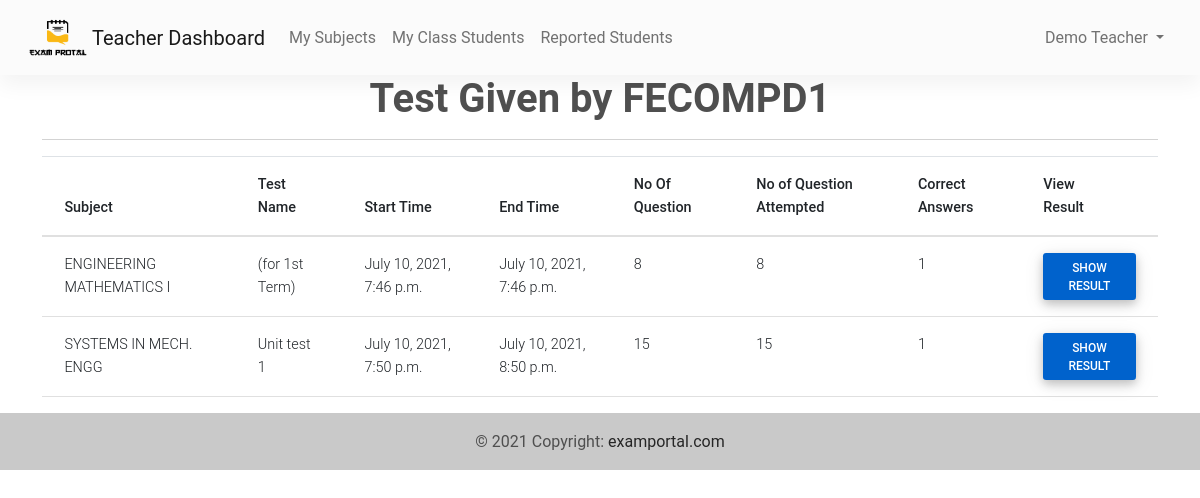
/teachers/student-all-test-detail/10/ (signed in), run on the app's committed database.
### students/models.py (models this page shows, shortened)
class User(AbstractUser):
    is_student = models.BooleanField(default=False)
    is_teacher = models.BooleanField(default=False)
    is_hod = models.BooleanField(default=False)

class Student(models.Model):
    user = models.OneToOneField(User, on_delete=models.CASCADE, primary_key=True)
    student_subjects = models.ManyToManyField(Subject,related_name='student_subjects')
    college_rollno =models.CharField(max_length=10,unique=True,help_text = "Only <b>Number </b>",error_messages={
                'unique':"This rollno has already been registered."})
    phone_number=models.CharField(max_length=20)
    verify=models.BooleanField(default=False)
    def get_all_given_test_details(self):
        return UserQuestionList.objects.filter(student=self.user,test__make_active=True)

class UserQuestionList(models.Model):
    student=models.ForeignKey(User,on_delete=models.CASCADE,default=False,null=True)
    test= models.ForeignKey(Test,on_delete=models.SET_NULL,blank=True,null=True)
    start_time=models.DateTimeField()
    submit_time=models.DateTimeField(null=True,blank=True)
    end_time=models.DateTimeField(null=True)
    test_question=models.TextField(max_length=2000)
    def question_attempted(self):
        question_attempted_count=StudentAnswer.objects.filter(student=self.student,test=self.test
                                    ).exclude(student_option=None).count()
        return question_attempted_count
    def number_of_correct_answers(self):
        all_question_attempted=StudentAnswer.objects.filter(student=self.student,test=self.test
                                    ).exclude(student_option=None)
        correct_answer=0
        for student_answer in all_question_attempted:
            if student_answer.student_option==student_answer.question.correct_option:
                correct_answer+=1
        return correct_answer

class Test(models.Model):
    teacher=models.ForeignKey(User,on_delete=models.CASCADE,default=False,null=True)
    test_title =models.CharField(max_length=300,help_text = "Title For Your test <b>Not Subject Name</b>")
    exam_start_time=models.DateTimeField(help_text = " <em> YYYY-MM-DD HH-MM-SS (in 24hrs)</em>.")
    exam_end_time=models.DateTimeField(help_text = " <em> YYYY-MM-DD HH-MM-SS (in 24hrs)</em>.")
    duration=models.TimeField(default='01:00:00',help_text = "Please use the following format: <em>HH-MM-SS</em>.")
    make_active=models.BooleanField(default=False,help_text = "Make Exam Active Please Be aware of it!!")
    total_question=models.IntegerField(default=0,help_text = "Total You want to student Answers<brq>")
    passing_marks=models.IntegerField(default=0,
        help_text = "Keep Zero for <b>No Passing Criteria </b> and Less than <b>Max</b> marks")
    subject = models.ForeignKey(Subject,on_delete=models.CASCADE)
    created =models.DateTimeField(auto_now_add=True)
    updated=models.DateTimeField(auto_now=True)
    show_result=models.BooleanField(default=False,help_text = "If you clicked from now student can  seee there result from ther dashboard ")

class Subject(models.Model):
    hod=models.ForeignKey(User,on_delete=models.CASCADE,default=False,null=True)
    subject_name=models.CharField(max_length=300,unique=True,help_text = "Enter Subject Name <b>Do Not Duplicate </b>",)
    subject_code=models.CharField(max_length=10,unique=True,help_text = "Enter Subject Code <b>Given by SPPU</b>",)
    teachers=models.ManyToManyField(User,related_name='subject_teachers',
                            help_text = "Use <b>control + arrow</b> click to select multiple teachers",
                            verbose_name='Select Teachers Want To Include')
    created =models.DateTimeField(auto_now_add=True)
    updated=models.DateTimeField(auto_now=True)

class StudentAnswer(models.Model):
    student=models.ForeignKey(User,on_delete=models.CASCADE,default=False,null=True)
    question= models.ForeignKey(Question,on_delete=models.SET_NULL,blank=True,null=True)
    test= models.ForeignKey(Test,on_delete=models.SET_NULL,blank=True,null=True)
    question_seen=models.BooleanField(default=False)
    bookmark=models.BooleanField(default=False)
    student_option = models.CharField(choices=CORRECT_ANSWER,verbose_name="Student's Option",
                max_length=1,default='',blank=True,null=True)

class Question(models.Model):
    id=models.UUIDField(primary_key=True,
                    default=uuid.uuid4,
                    editable=False,
                    db_index=True,)
    teacher=models.ForeignKey(User,on_delete=models.CASCADE,default=False,null=True)
    question_title =models.TextField(max_length=3000,unique=True,
                help_text='make sure question should me <b>Clear and Not Duplicate</b>')
    option_1=models.CharField(max_length=200,help_text='Option 1 should not to be repeat')
    option_2=models.CharField(max_length=200,help_text='Option 2 should not to be repeat')
    option_3=models.CharField(max_length=200,help_text='Option 3 should not to be repeat')
    option_4=models.CharField(max_length=200,help_text='Option 4 should not to be repeat')
    test= models.ForeignKey(Test,on_delete=models.CASCADE)
    correct_option = models.CharField(choices=CORRECT_ANSWER,verbose_name='Correct Option',max_length=1,default='')
    created =models.DateTimeField(auto_now_add=True)
    updated=models.DateTimeField(auto_now=True)

### teachers/views.py (the view)
    def wrapper_func(request,*args, **kwargs):
        if request.user.is_authenticated:
            if (request.user.is_teacher) or request.user.is_hod:
            	if request.user.is_hod:
            		return view_func(request,*args, **kwargs)
            	else:
            		if get_object_or_404(Teacher, user = request.user).verify:
            			return view_func(request,*args, **kwargs)
            		else:
                		messages.error(request, f"Your account is not verified please contact the HOD for same")
                		return redirect("login")
            else:
            	messages.success(request, f"Your authorized to access this page. Would you like to login to a different account?")
            	return redirect("login")
        else:
         	return redirect("login")

### teachers/views.py (called while the page is built)
def allow_to_teacher_hod(view_func):
    def wrapper_func(request,*args, **kwargs):
        if request.user.is_authenticated:
            if (request.user.is_teacher) or request.user.is_hod:
            	if request.user.is_hod:
            		return view_func(request,*args, **kwargs)
            	else:
            		if get_object_or_404(Teacher, user = request.user).verify:
            			return view_func(request,*args, **kwargs)
            		else:
                		messages.error(request, f"Your account is not verified please contact the HOD for same")
                		return redirect("login")
            else:
            	messages.success(request, f"Your authorized to access this page. Would you like to login to a different account?")
            	return redirect("login")
        else:
         	return redirect("login")
    return wrapper_func

@allow_to_teacher_hod
@login_required
def student_all_test_detail(request, pk):
    current_student = get_object_or_404(Student, pk = pk)
    test_given_by_student=current_student.get_all_given_test_details()
    return render(request, "teachers/test_given_by_student.html", {
    			'test_given_by_student':test_given_by_student,
    			'current_student':current_student})

### templates/teachers/test_given_by_student.html
{% extends 'teachers/teachers_base.html' %}
{% load static %}
{% block content %}
<h2 class="h1 fw-bold text-center">Test Given by {{current_student.college_rollno}}</h2>
<hr>
 <div class="table-responsive">
    <table class="table">
      <thead>
        <tr>
          <th scope="col">Subject</th>
          <th scope="col">Test Name</th>
          <th scope="col">Start Time</th>
          <th scope="col">End Time</th>
          <th scope="col">No Of Question</th>
          <th scope="col">No of Question Attempted </th>
          <th scope="col">Correct Answers</th>
          <th scope="col">View <br>Result</th>
        </tr>
      </thead>
      <tbody>
            {% for test_detail in  test_given_by_student %}
                    <tr>
                          <td>{{test_detail.test.subject.subject_name}}</td>
                          <td>{{test_detail.test.test_title}}</td>
                          <td>{{test_detail.start_time}}</td>
                          <td>{{test_detail.end_time}}</td>
                          <td>{{test_detail.test.total_question}}</td>
                          <td>{{test_detail.question_attempted}}</td>
                          <td>{{test_detail.number_of_correct_answers}}</td>
                          <td>
                            <a href="{% url 'student_exam_result' test_detail.test.id current_student.pk   %}" class="btn btn-primary btn-sm active" role="button" aria-pressed="true">
                              Show Result</a></td>
                    </tr>
            {% endfor %}
      </tbody>
    </table>
</div>
{% endblock content %}

### templates/teachers/teachers_navi.html (shortened to what this page needs)
{% load static %}
<nav class="navbar navbar-expand-lg navbar-light bg-light">
  <div class="container-fluid">
    <a class="navbar-brand" href="{% url 'main_page' %}">
      <img src="{% static 'logo.png' %}" width="60" height="40" class="d-inline-block align-top" alt="">
      {% if user.is_hod %}
          HOD
      {% elif user.is_teacher %}
          Teacher
      {% endif %}
      Dashboard</a>
    <div class="collapse navbar-collapse" id="navbarText">
      <ul class="navbar-nav me-auto mb-2 mb-lg-0">
        {% if user.is_hod %}
                <li class="nav-item">
          <a class="nav-link " aria-current="page" href="{% url 'all_subject' %}">All Subjects</a>
        </li>
          <li class="nav-item">
            <a class="nav-link" href="{% url 'subject_create' %}">Create Subject</a>
          </li>
           <li class="nav-item">
            <a class="nav-link" href="{% url 'all_teacher_details' %}">All Teachers</a>
          </li>
          <li class="nav-item">
            <a class="nav-link" href="{% url 'my_students' %}">All Students</a>
          </li>
        {% elif user.is_teacher %}
                <li class="nav-item">
          <a class="nav-link " aria-current="page" href="{% url 'my_subject' %}">My Subjects</a>
        </li>
          <li class="nav-item">
            <a class="nav-link" href="{% url 'my_students' %}">My Class Students</a>
          </li>
        {% endif %}
                    <li class="nav-item">
            <a class="nav-link" href="{% url 'reported_student_list' %}">Reported Students</a>
          </li>
           {% block navibar %}
        <li class="nav-item">
          <a class="nav-link" href="#"></a>
        </li>
        {% endblock navibar %}
</ul>
      <span class="navbar-text">
        <ul class="navbar-nav me-auto mb-2 mb-lg-0">
            <li class="nav-item dropdown">
              <a class="nav-link dropdown-toggle" href="#" id="navbarDropdown" role="button" data-toggle="dropdown" aria-haspopup="true" aria-expanded="false">
                {{user.get_full_name}}
              </a>
            </li>
      </ul>
      </span>
    </div>
  </div>
</nav>

### data on the page
User: get_full_name "Demo Teacher"
Student: college_rollno "FECOMPD1"
UserQuestionList: test.subject.subject_name "ENGINEERING MATHEMATICS I", test.test_title "(for 1st Term)", start_time "July 10, 2021, 7:46 p.m.", end_time "July 10, 2021, 7:46 p.m.", test.total_question "8", question_attempted "8", number_of_correct_answers "1"
UserQuestionList: test.subject.subject_name "SYSTEMS IN MECH. ENGG", test.test_title "Unit test 1", start_time "July 10, 2021, 7:50 p.m.", end_time "July 10, 2021, 8:50 p.m.", test.total_question "15", question_attempted "15", number_of_correct_answers "1"
